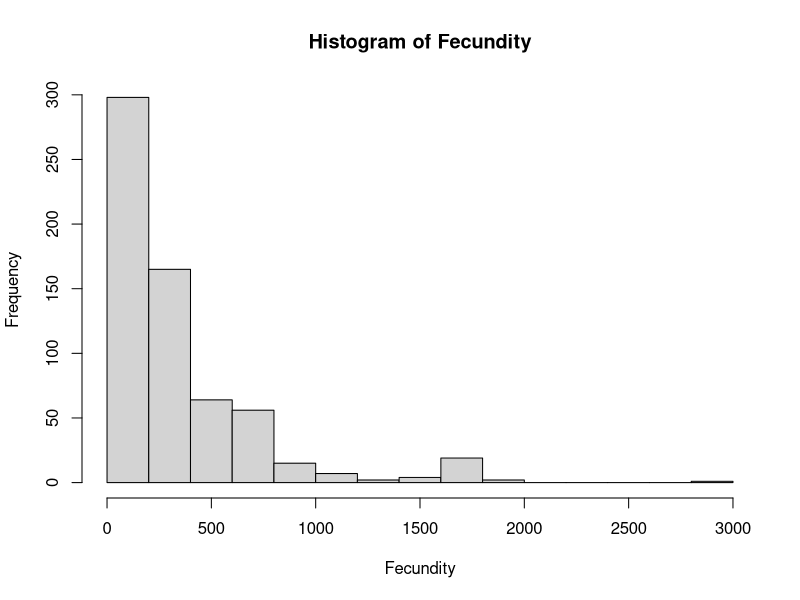
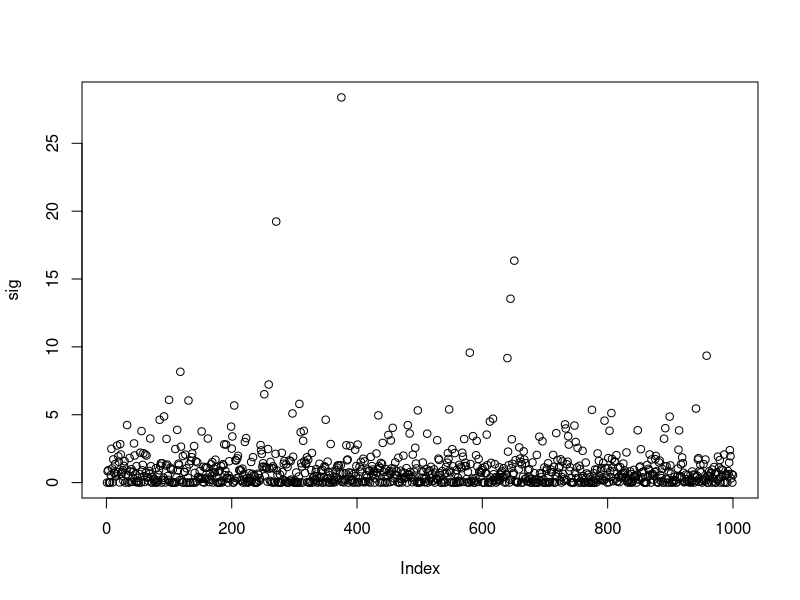
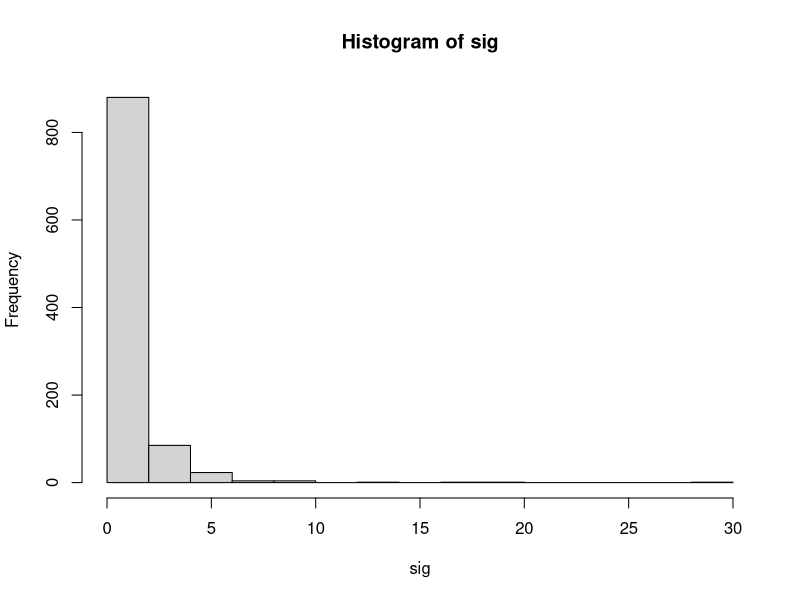
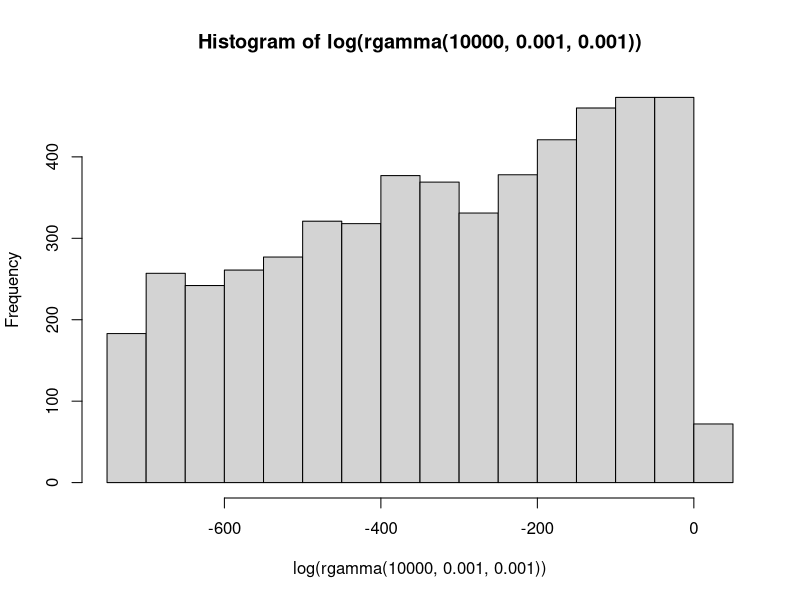
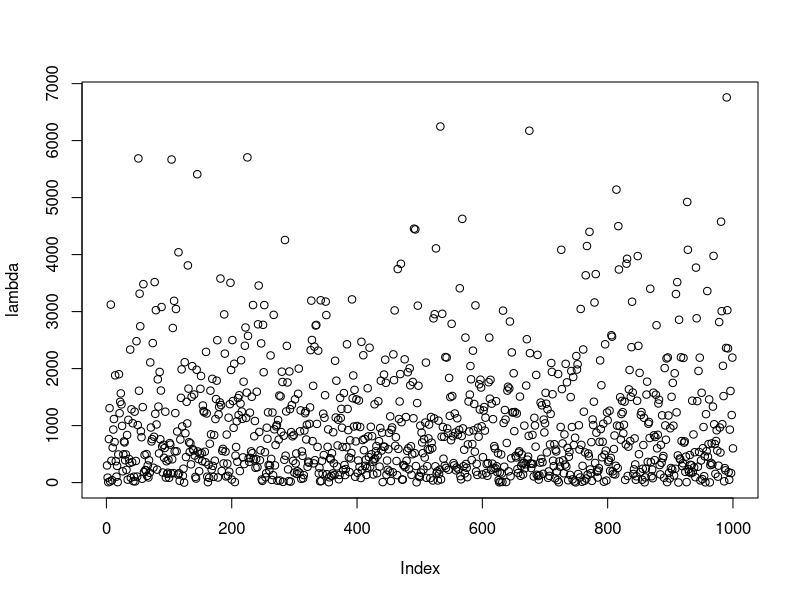
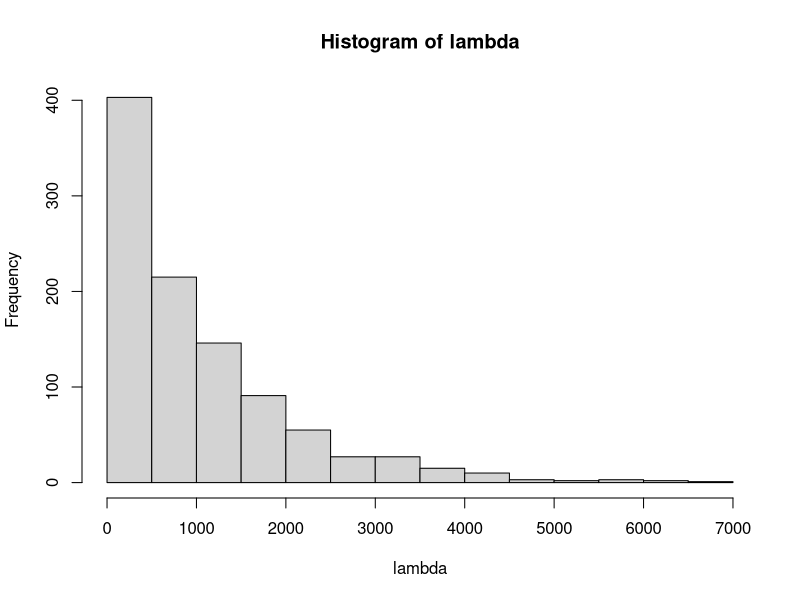

These figures' R source, in order:
model.dat <- read.csv("data/model_dat.csv")

i <- "BRHO"
dat <- subset(model.dat, phyto == i)

Fecundity <- as.integer(round(dat$phyto.seed.out)) ## seeds out

hist(Fecundity)

a <- 1
eps <- rgamma(1000, a, a)

sig <- rgamma(1000, eps, eps)
mean(sig)


plot(sig)
hist(sig)
hist(log(rgamma(10000, 0.001, 0.001 )))

b <- 0.001
lambda <- rexp(1000, b)
plot(lambda)

hist(lambda)
